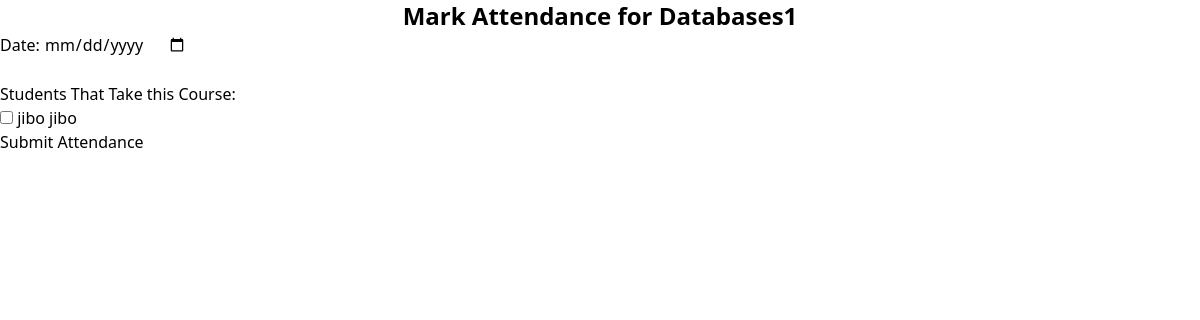
The app's page /portal/attendance_registration/DB1/, older data.
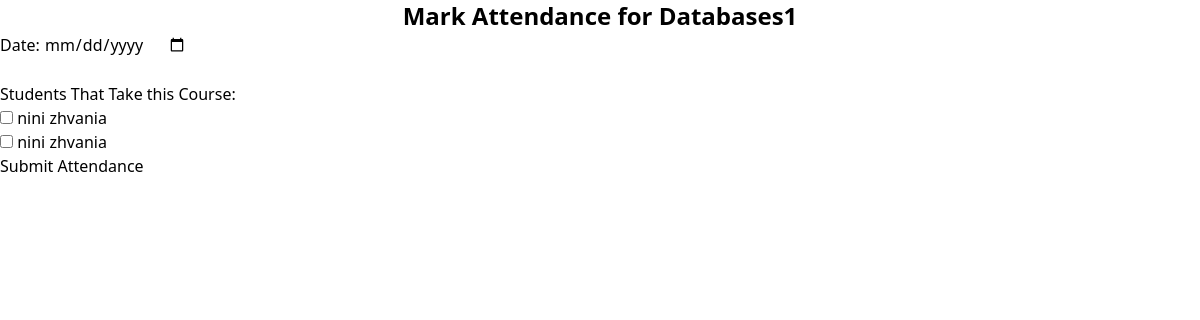
The same page, newer data.
### academic_portal/models.py (models this page shows, shortened)
class Student(models.Model):
    user = models.OneToOneField('users.CustomUser', on_delete=models.CASCADE, verbose_name=_('User'),
                                related_name='student')
    courses = models.ManyToManyField('Course', verbose_name=_('Courses'), related_name='students')
    faculty = models.ForeignKey('Faculty', on_delete=models.CASCADE, verbose_name=_('Faculty'), related_name='students')
    email = models.EmailField(primary_key=True, verbose_name=_('Email'))
    first_name = models.CharField(max_length=50, null=False, blank=False, verbose_name=_('First Name'))
    last_name = models.CharField(max_length=50, null=False, blank=False, verbose_name=_('Last Name'))
    date_of_birth = models.DateField(verbose_name=_('Date of Birth'))
    year_of_study = models.PositiveSmallIntegerField(choices=YEAR_OF_STUDY_CHOICES, verbose_name=_('Year of Study'))
    class Meta:
        verbose_name = _('Student')
        verbose_name_plural = _('Students')
        ordering = ['last_name', 'first_name', 'date_of_birth', 'email', 'year_of_study', 'faculty']
        indexes = [
            models.Index(fields=['last_name'], name='student_last_name_idx'),
        ]

### academic_portal/views.py (the view, shortened to what this page needs)
# urls.py: path('attendance_registration/<str:course_code>/', CourseStudentsView.as_view(), name='attendance_registration'),
class CourseStudentsView(View):
    @staticmethod
    def get(request, course_code):
        course = Course.objects.get(code=course_code)
        students = course.students.all()
        current_date = date.today()
        form = AttendanceForm()
        return render(request, 'attendance_registration.html',
                      {
                          'form': form,
                          'course': course,
                          'students': students,
                          'current_date': current_date
                      })

### academic_portal/templates/attendance_registration.html (shortened to what this page needs)
{% extends "base.html" %}
    {% block content %}
    <h1 class="text-2xl font-semibold text-center">Mark Attendance for {{ course.title }}</h1>
    <form method="post">
        <label for="date">Date:</label>
        <input type="date" id="date" name="date" value="{{ current_date }}" required><br><br>
        <h3>Students That Take this Course:</h3>
        {% for student in students %}
        <input type="checkbox" id="student_{{ student.email }}" name="students_attended" value="{{ student.email }}">
        <label for="student_{{ student.email }}">{{ student.first_name }} {{ student.last_name }}</label><br>
        {% endfor %}
        <button type="submit">Submit Attendance</button>
    </form>
    {% endblock %}

Row changes from the older to the newer data that the page shows:
no longer on this page (row unchanged): Student: first_name "jibo", last_name "jibo"
added Student: first_name "nini", last_name "zhvania"
added Student: first_name "nini", last_name "zhvania"
